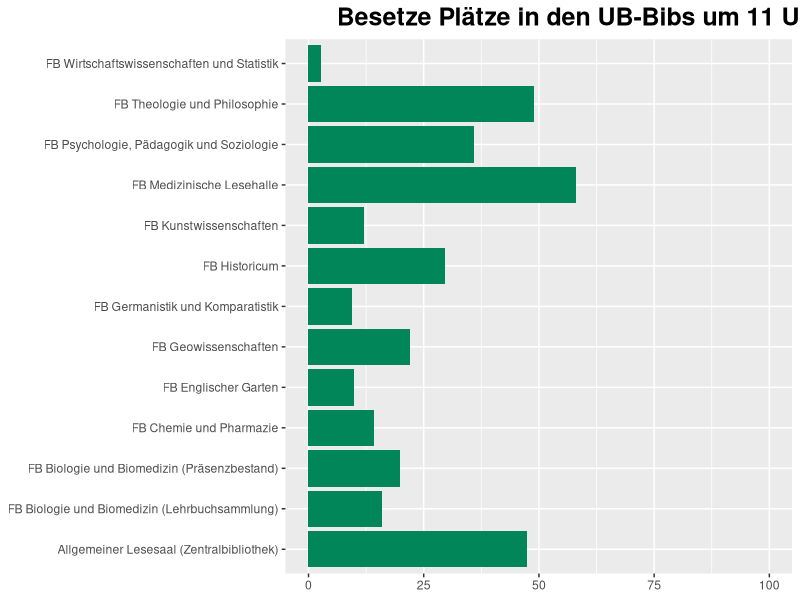

Write R code to recreate this figure.
library(dplyr)
library(ggplot2)
library(lubridate)

colN <- c("Bibliothek", "Belegt", "Leer", "Datum")
d <- read.csv2("data.csv", stringsAsFactors = TRUE, col.names = colN, colClasses = c("factor", "numeric", "numeric", "POSIXct"), header = FALSE, encoding = "UTF-8", na.strings = "Geschlossen")

#Remove Test-Data and create new columns
d %>% 
  filter(Datum > "2016-12-17 23:45:29") %>% 
  mutate(weekday = weekdays.POSIXt(Datum), hour = hour(Datum)) -> w

# create tbl_df for weekend and weekday with mean per hour
w %>% 
  select(Bibliothek, Belegt, weekday, hour) %>% 
  filter(complete.cases(.)) %>% 
  filter(weekday != "Samstag" & weekday != "Sonntag") %>% 
  group_by(hour) %>% 
  summarise(mean(Belegt)) -> week

#Make copy of w-df
w_nas <- w
#replace NAs with 0
w_nas[is.na(w_nas$Belegt),]$Belegt <- 0

for (i in 8:23){
  w_help = NULL
  
  w_nas %>% 
    filter(hour==i) %>% 
    group_by(Bibliothek) %>% 
    summarise(mean(Belegt)) -> w_help
  
  ggplot(w_nas, aes(mean(Belegt)))
}

w_nas %>% 
  filter(hour==11) %>% 
  group_by(Bibliothek) %>% 
  summarise(mean = mean(Belegt)) -> w_help

png("test.png", width = 500, units = "px", pointsize = 14)
ggplot(w_help, aes(Bibliothek, mean)) +
  geom_bar(stat="identity", fill = "#008659") +
  coord_flip() +
  theme(axis.title = element_blank(), plot.title = element_text(hjust = 2.7, face = "bold", size = 18)) +
  labs(title = paste("Besetze Plätze in den UB-Bibs um", "11", "Uhr")) +
  scale_y_continuous(limits = c(0, 100))
dev.off()